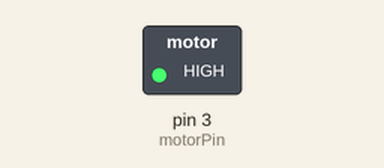
Recording of a sketch running on a simulated Arduino Uno, built with avr-gcc and run on an emulated ATmega328P. On the bench: switched loads named in the sketch (green lamp = pin HIGH).

Above: at 1.5 s.
At 5.5 s:
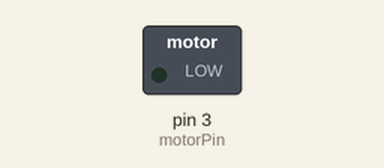
Timing chart, 0 to 10.4 s (numbered marks = the images above):
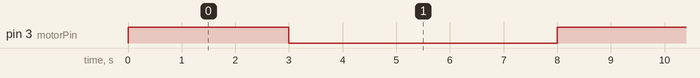

The sketch:

motor.ino
```cpp
// Nur mit geprüfter Transistorstufe, Basiswiderstand, Freilaufdiode
// und passender Motorversorgung verwenden. Gemeinsamen GND verbinden.
// Ein DC-Motor darf nicht direkt an einem Arduino-Signalpin hängen.
const int motorPin = 3;

void setup() {
  pinMode(motorPin, OUTPUT);
  digitalWrite(motorPin, LOW);
}

void loop() {
  digitalWrite(motorPin, HIGH);
  delay(3000);
  digitalWrite(motorPin, LOW);
  delay(5000);
}
```

Measured:
- by itself, pin 3 (motorPin): alternates HIGH for 3.0 s and LOW for 5.0 s
